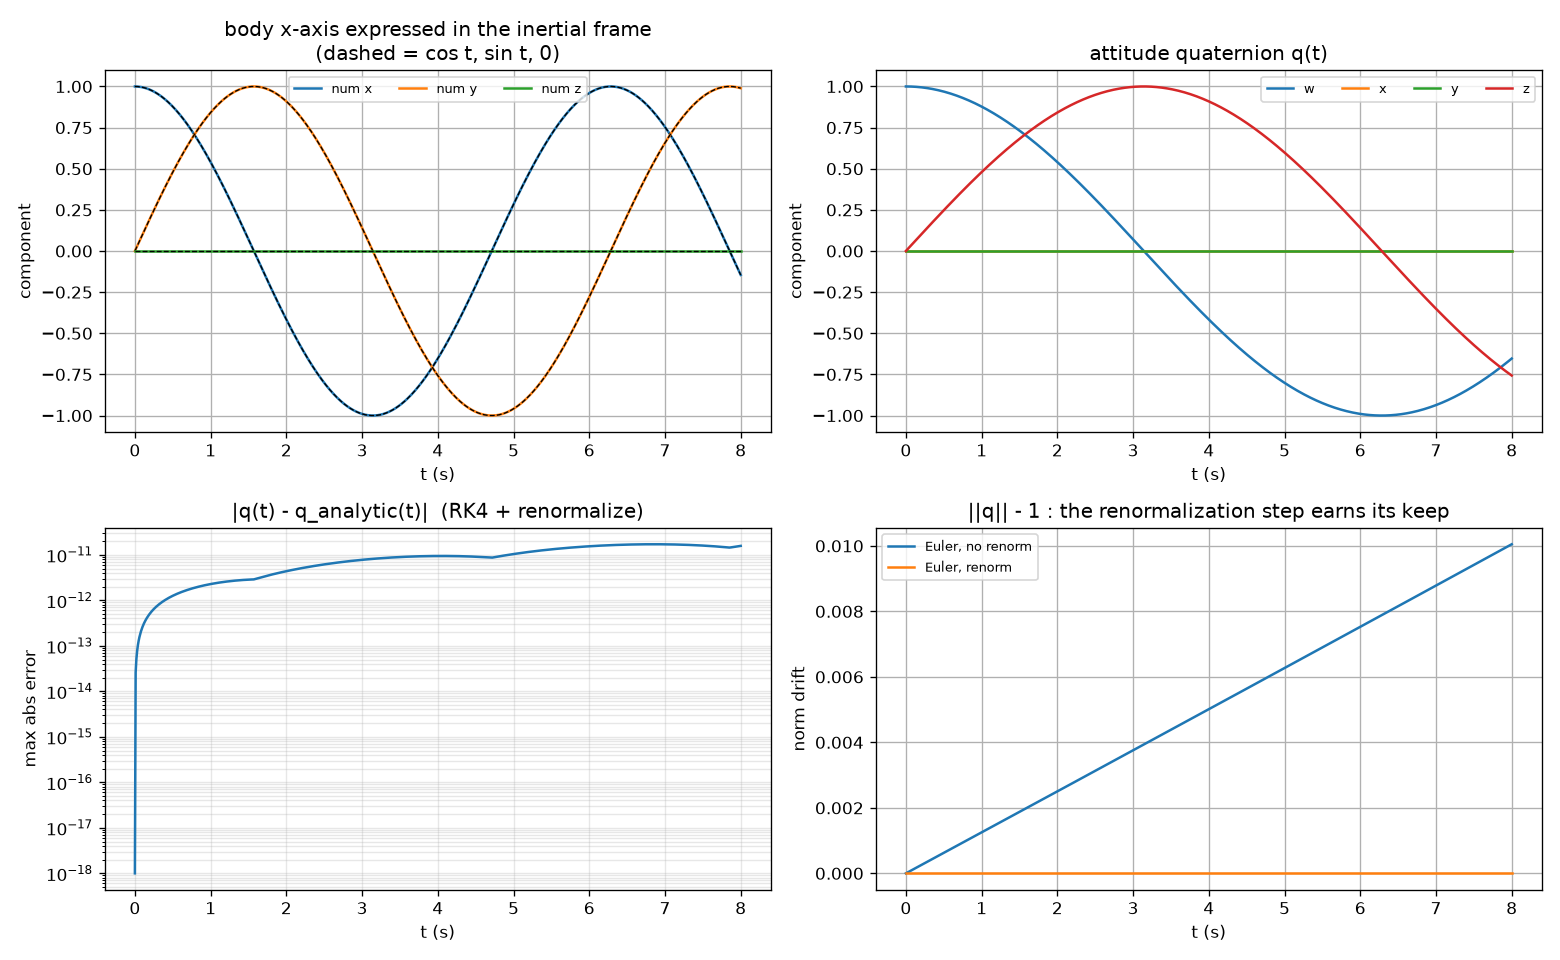

This figure's Python source:
"""module-3 -- integrate_omega.py  (Coding Exercise: Integrate Constant Angular Velocity)

Start simple:

    omega   = [0, 0, 1] rad/s   (constant, body frame)
    q(0)    = [1, 0, 0, 0]      (identity attitude)

Integrate q(t) with RK4 on  q_dot = 0.5 q (x) [0, omega]  and renormalize
q <- q / ||q|| every step to control drift. Then convert q(t) -> R(t), rotate
the body x-axis into the inertial frame, and plot its components.

Analytical prediction: omega is a pure z-spin at 1 rad/s, so
    R(t) = rot_z(t),   R(t) @ [1,0,0] = [cos t, sin t, 0].
The plotted components should land exactly on those curves.
"""

import numpy as np
import matplotlib.pyplot as plt

from quaternions import (quaternion_normalize, axis_angle_to_quaternion,
                         quaternion_to_rotation_matrix, quaternion_angle)
from quaternion_kinematics import quaternion_derivative

OMEGA_B = np.array([0.0, 0.0, 1.0])      # rad/s, body frame
Q0 = np.array([1.0, 0.0, 0.0, 0.0])
DT = 0.01
T_END = 8.0                              # a bit more than one 2*pi revolution


def euler_step(q, dt, omega):
    return q + dt * quaternion_derivative(q, omega)


def rk4_step(q, dt, omega):
    k1 = quaternion_derivative(q, omega)
    k2 = quaternion_derivative(q + 0.5 * dt * k1, omega)
    k3 = quaternion_derivative(q + 0.5 * dt * k2, omega)
    k4 = quaternion_derivative(q + dt * k3, omega)
    return q + (dt / 6.0) * (k1 + 2 * k2 + 2 * k3 + k4)


def integrate(step, renormalize):
    n = int(round(T_END / DT))
    times = np.linspace(0.0, n * DT, n + 1)
    qs = np.empty((n + 1, 4))
    qs[0] = Q0
    for k in range(n):
        q = step(qs[k], DT, OMEGA_B)
        qs[k + 1] = quaternion_normalize(q) if renormalize else q
    return times, qs


def main():
    t, q = integrate(rk4_step, renormalize=True)              # the recommended one
    _, q_eul_raw = integrate(euler_step, renormalize=False)   # naive
    _, q_eul_fix = integrate(euler_step, renormalize=True)    # naive + the fix

    # analytic: constant z-spin -> q_true(t) = axis_angle(z, t)
    q_true = np.array([axis_angle_to_quaternion([0, 0, 1], ti) for ti in t])
    # resolve the +/-q sign ambiguity before comparing
    flip = np.sign(np.sum(q * q_true, axis=1))[:, None]
    q_err = np.abs(q - flip * q_true).max(axis=1)

    body_x_I = np.array([quaternion_to_rotation_matrix(qi) @ [1.0, 0.0, 0.0]
                         for qi in q])
    analytic_x = np.column_stack([np.cos(t), np.sin(t), np.zeros_like(t)])

    print("=" * 74)
    print("INTEGRATE CONSTANT ANGULAR VELOCITY  omega = [0,0,1] rad/s")
    print("=" * 74)
    print(f"dt = {DT}, t_end = {T_END} s ({int(T_END/DT)} RK4 steps), "
          f"renormalized each step")
    print()
    print(f"rotation angle at t_end : {np.rad2deg(quaternion_angle(q[-1])):.4f} deg")
    print(f"analytic  ({np.rad2deg(T_END % (2*np.pi)):.4f} deg, i.e. "
          f"{T_END:.2f} rad wrapped)")
    print(f"max |q - q_true| over the run          : {q_err.max():.2e}")
    print(f"max |bodyX_in_I - [cos t, sin t, 0]|   : "
          f"{np.abs(body_x_I - analytic_x).max():.2e}")
    print()
    print("why renormalize -- forward Euler on the same ODE:")
    norm_raw = np.linalg.norm(q_eul_raw, axis=1)
    norm_fix = np.linalg.norm(q_eul_fix, axis=1)
    print(f"   Euler, no renorm  : ||q|| at t_end = {norm_raw[-1]:.6f}  "
          f"(drift {norm_raw[-1]-1:+.2e}) -- each tangent step lands outside "
          f"the unit sphere")
    print(f"   Euler, renorm     : ||q|| at t_end = {norm_fix[-1]:.6f}  "
          f"(drift {norm_fix[-1]-1:+.2e}) -- the  q <- q/||q||  step pins it back")
    print()
    print("The rotated body x-axis traces (cos t, sin t, 0): a unit vector")
    print("going in a circle in the inertial xy-plane, exactly the constant")
    print("z-spin predicted analytically.")
    print("=" * 74)

    _plot(t, body_x_I, analytic_x, q, q_err, norm_raw, norm_fix)


def _plot(t, body_x_I, analytic_x, q, q_err, norm_raw, norm_fix):
    fig, axes = plt.subplots(2, 2, figsize=(13, 8))

    ax = axes[0, 0]
    for k, lab in enumerate(["x", "y", "z"]):
        ax.plot(t, body_x_I[:, k], label=f"num {lab}")
        ax.plot(t, analytic_x[:, k], "k--", lw=0.8)
    ax.set_title("body x-axis expressed in the inertial frame\n"
                 "(dashed = cos t, sin t, 0)")
    ax.set_xlabel("t (s)"); ax.set_ylabel("component")
    ax.legend(ncol=3, fontsize=8); ax.grid(True)

    ax = axes[0, 1]
    for k, lab in enumerate(["w", "x", "y", "z"]):
        ax.plot(t, q[:, k], label=lab)
    ax.set_title("attitude quaternion q(t)")
    ax.set_xlabel("t (s)"); ax.set_ylabel("component")
    ax.legend(ncol=4, fontsize=8); ax.grid(True)

    ax = axes[1, 0]
    ax.semilogy(t, np.maximum(q_err, 1e-18))
    ax.set_title("|q(t) - q_analytic(t)|  (RK4 + renormalize)")
    ax.set_xlabel("t (s)"); ax.set_ylabel("max abs error")
    ax.grid(True, which="both", alpha=0.3)

    ax = axes[1, 1]
    ax.plot(t, norm_raw - 1.0, label="Euler, no renorm")
    ax.plot(t, norm_fix - 1.0, label="Euler, renorm")
    ax.set_title("||q|| - 1 : the renormalization step earns its keep")
    ax.set_xlabel("t (s)"); ax.set_ylabel("norm drift")
    ax.legend(fontsize=8); ax.grid(True)

    fig.tight_layout()
    fig.savefig("integrate_omega.png", dpi=120)


if __name__ == "__main__":
    main()
    plt.show()
